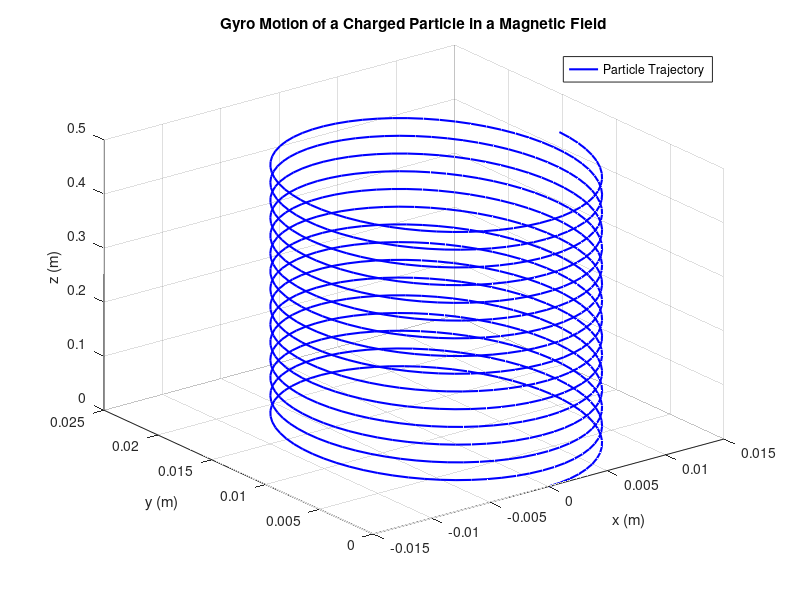
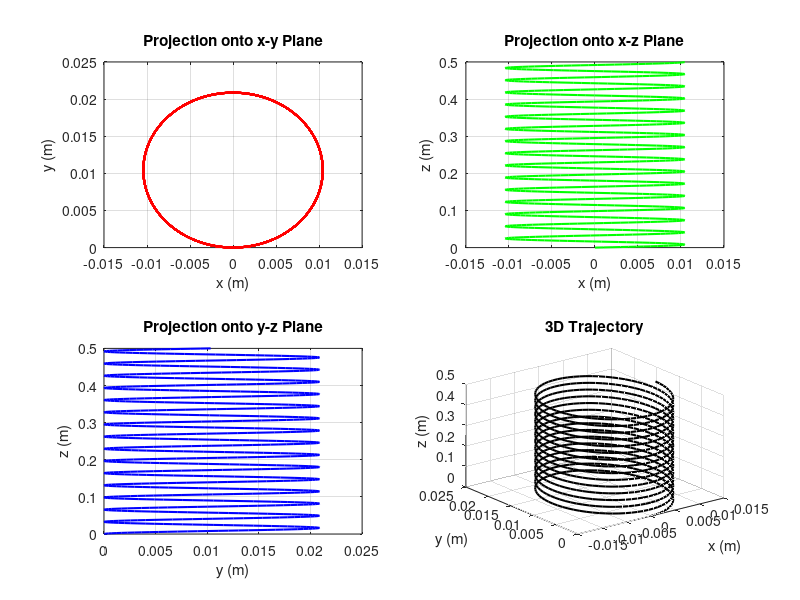

MATLAB code to generate these figures, in order:
% This file is merely to graphically display the solutions for
% assignment 1.

% Parameters
q = 1.6e-19;      % Charge of the proton (Coulombs)
m = 1.67e-27;     % Mass of the proton (kg)
Bz = 1;           % Magnetic field strength (Tesla)
v_x0 = 1e6;       % Initial velocity in x-direction (m/s) (Arbitrary)
v_z0 = 0.5e6;     % Initial velocity in z-direction (m/s) (Arbitrary)
omega = q * Bz / m; % Cyclotron frequency (rad/s)

% Time vector
t = linspace(0, 1e-6, 1000); % Time from 0 to 1 microsecond

% Equations of motion
v_x = v_x0 * cos(omega * t);
v_y = -v_x0 * sin(omega * t);
v_z = v_z0 * ones(size(t));

x = (v_x0 / omega) * sin(omega * t);
y = -(v_x0 / omega) * cos(omega * t) + (v_x0 / omega);
z = v_z0 * t;

% Plot the trajectory in 3D
figure;
plot3(x, y, z, 'b', 'LineWidth', 1.5);
hold on;
grid on;
xlabel('x (m)');
ylabel('y (m)');
zlabel('z (m)');
title('Gyro Motion of a Charged Particle in a Magnetic Field');
legend('Particle Trajectory');
view(3);

% Plot projections onto coordinate planes
figure;

% x-y plane
subplot(2, 2, 1);
plot(x, y, 'r', 'LineWidth', 1.5);
xlabel('x (m)');
ylabel('y (m)');
title('Projection onto x-y Plane');
grid on;

% x-z plane
subplot(2, 2, 2);
plot(x, z, 'g', 'LineWidth', 1.5);
xlabel('x (m)');
ylabel('z (m)');
title('Projection onto x-z Plane');
grid on;

% y-z plane
subplot(2, 2, 3);
plot(y, z, 'b', 'LineWidth', 1.5);
xlabel('y (m)');
ylabel('z (m)');
title('Projection onto y-z Plane');
grid on;

% 3D trajectory for reference
subplot(2, 2, 4);
plot3(x, y, z, 'k', 'LineWidth', 1.5);
xlabel('x (m)');
ylabel('y (m)');
zlabel('z (m)');
title('3D Trajectory');
grid on;
view(3);
